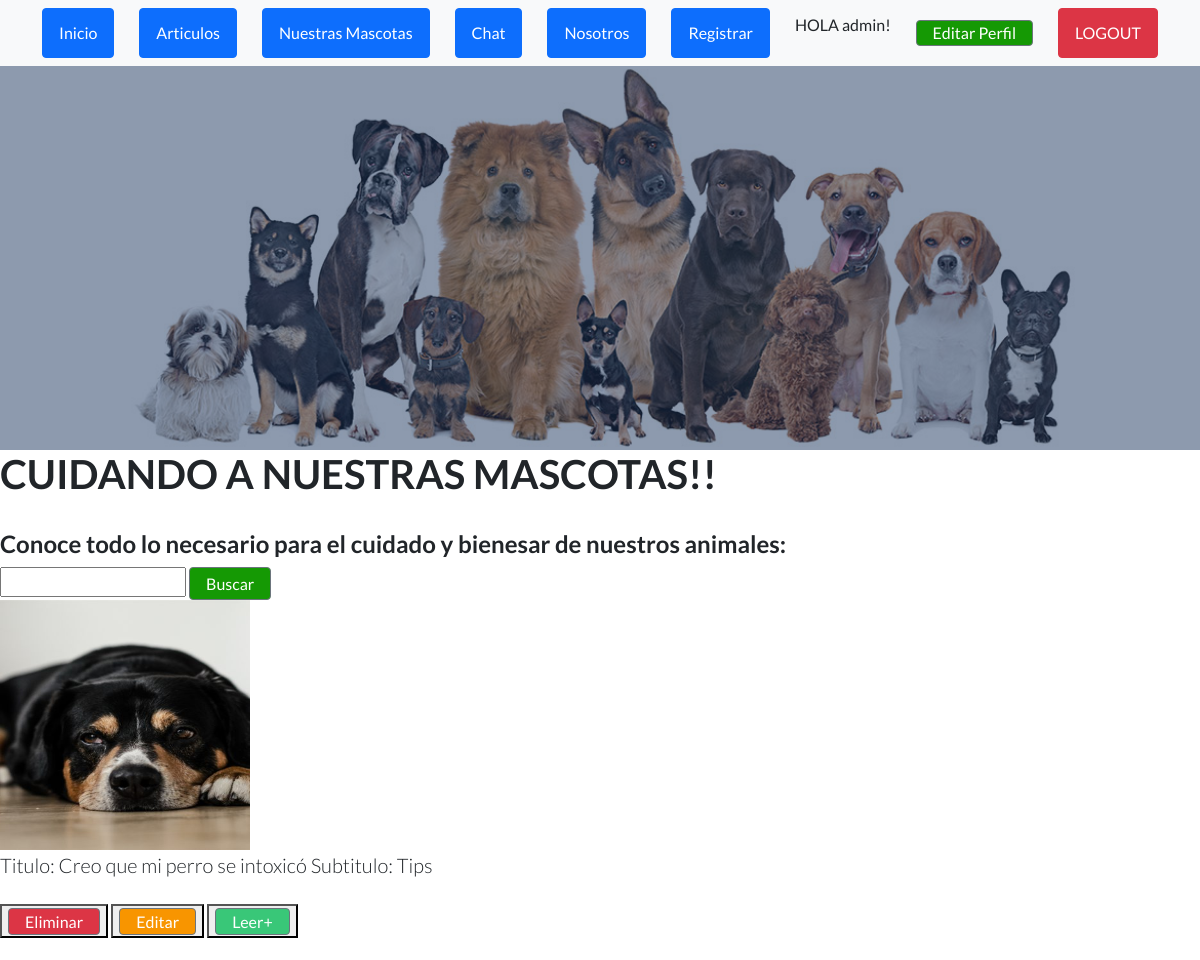
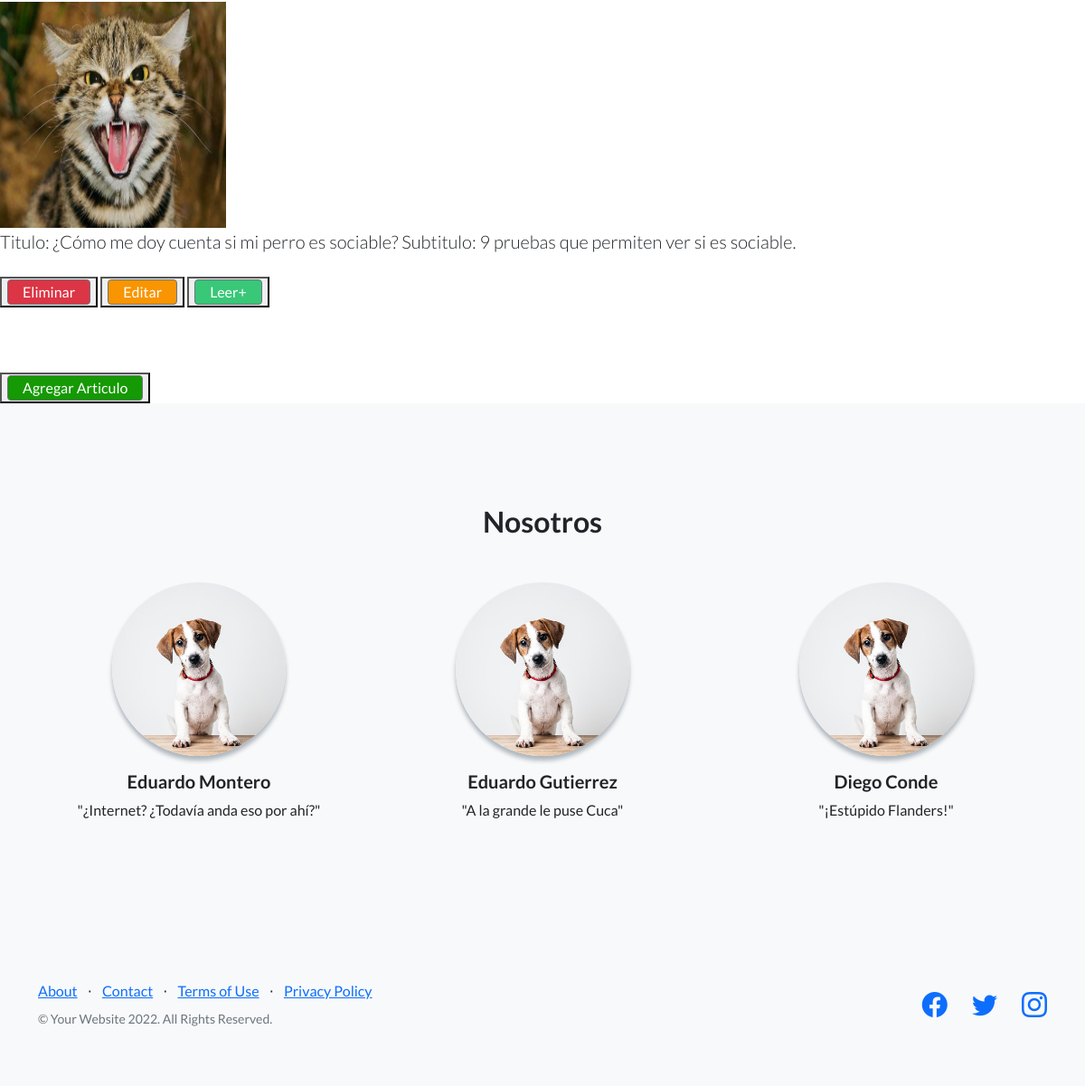
Page /articulos/ (signed in) on the committed database (2 pictures, top to bottom).
### App/models.py (models this page shows)
class Articulo (models.Model):  #Clase para importar articulos de Veterinaria
    titulo = models.CharField(max_length=50)
    subtitulo = models.CharField(max_length=50)
    cuerpo = RichTextField(blank=True, null=True)
    autor = models.CharField(max_length=40)
    fecha = models.DateTimeField()
    editado = models.CharField(max_length=10)
    imagen = models.ImageField(upload_to = "articulos", null=True, blank=True)
    def __str__(self) -> str:
        return 'Titulo: '+ self.titulo + ' Subtitulo: ' + str(self.subtitulo)

### App/views.py (the view)
# urls.py: path('articulos/', articulos, name='articulos'),
@login_required
def articulos(request):
    articulos= Articulo.objects.all().order_by('id').reverse()
    contexto={"articulos":articulos}
    return render(request, "App/articulos.html",contexto)

### App/templates/App/articulos.html (shortened to what this page needs)
{% extends "App/padre.html" %}
{% load static %}
{% block cambia %}
<h1>CUIDANDO A NUESTRAS MASCOTAS!!</h1>
<br>
<h4>Conoce todo lo necesario para el cuidado y bienesar de nuestros animales:</h4>
        <form action = "{% url 'buscararticulo' %}" method="GET">
            <input type="text" name = 'titulo'  id = 'titulo' >
            <input class="btn btn-crud-buscar" type = 'submit', value='Buscar'>
        </form>
    {% for articulo in articulos %}
    <img src="/{{ articulo.imagen }}" width="250"
    height="250">
    <br>
    <p class="lead mb-0">{{ articulo }}</p>
    <br>
    {% if request.user.is_superuser %}
    <button>
        <a class="btn btn-crud-eliminar" href="{% url 'eliminararticulo' articulo.id %}"> Eliminar</a>
    </button>
    <button>
        <a class="btn btn-crud-editar" href="{% url 'editararticulo' articulo.id %}"> Editar</a>
    </button>
    {% endif %}
    <button>
        <a class="btn btn-crud-leer" href="{% url 'leerarticulo' articulo.id %}"> Leer+</a>
    </button>
    <br>
    <br>
{% endfor %}
<br><br>
<button>
    <a class="btn btn-crud-agregar" href='/articuloFormulario/'> Agregar Articulo</a>
</button>
{% endblock %}

### App/templates/App/padre.html (shortened to what this page needs)
<!DOCTYPE html>
<html lang="en">
    <head>
        {% load static %}
        <link href="https://cdn.jsdelivr.net/npm/bootstrap-icons@1.5.0/font/bootstrap-icons.css" rel="stylesheet" type="text/css" />
        <link href="{% static 'App/css/styles.css'%}" rel="stylesheet" />
    </head>
    <body>
        <nav class="navbar navbar-light bg-light static-top">
            <div class="container">
                <a class="btn btn-primary" href="{% url 'Inicio' %}">Inicio</a>
                <a class="btn btn-primary" href="{% url 'articulos' %}">Articulos</a>
                <a class="btn btn-primary" href="{% url 'nuestrasmascotas' %}">Nuestras Mascotas</a>
                <a class="btn btn-primary" href="{% url 'Inicio' %}">Chat</a>
                <a class="btn btn-primary" href="{% url 'Nosotros' %}">Nosotros</a>
                <a class="btn btn-primary" href="{% url 'register' %}">Registrar</a>
                {% if not request.user.is_authenticated %}
                <a class="btn btn-danger" href="{% url 'login' %}">LOGIN</a>
                {% else %}
                <p> HOLA {{ request.user.username }}!</p>
                <a class="btn btn-crud-editar_perfil" href="{% url 'editarperfil' %}">Editar Perfil</a>
                <a class="btn btn-danger" href="{% url 'logout' %}">LOGOUT</a>
                {% endif %}
            </div>
        </nav>
        <header class="masthead">
        </header>
        {% block cambia %}
        {% endblock %}
        <section class="testimonials text-center bg-light">
            <div class="container">
                <h2 class="mb-5">Nosotros</h2>
                <div class="row">
                    <div class="col-lg-4">
                        <div class="testimonial-item mx-auto mb-5 mb-lg-0">
                            <img class="img-fluid rounded-circle mb-3" src="/mascotas/perro_uRommvI.jpg" alt="..." />
                            <h5>Eduardo Montero</h5>
                            <p class="font-weight-light mb-0">"¿Internet? ¿Todavía anda eso por ahí?"</p>
                        </div>
                    </div>
                    <div class="col-lg-4">
                        <div class="testimonial-item mx-auto mb-5 mb-lg-0">
                            <img class="img-fluid rounded-circle mb-3" src="/mascotas/perro_uRommvI.jpg" alt="..." />
                            <h5>Eduardo Gutierrez</h5>
                            <p class="font-weight-light mb-0">"A la grande le puse Cuca"</p>
                        </div>
                    </div>
                    <div class="col-lg-4">
                        <div class="testimonial-item mx-auto mb-5 mb-lg-0">
                            <img class="img-fluid rounded-circle mb-3" src="/mascotas/perro_uRommvI.jpg" alt="..." />
                            <h5>Diego Conde</h5>
                            <p class="font-weight-light mb-0">"¡Estúpido Flanders!"</p>
                        </div>
                    </div>
                </div>
            </div>
        </section>
        <footer class="footer bg-light">
            <div class="container">
                <div class="row">
                    <div class="col-lg-6 h-100 text-center text-lg-start my-auto">
                        <ul class="list-inline mb-2">
                            <li class="list-inline-item"><a href="#!">About</a></li>
                            <li class="list-inline-item">⋅</li>
                            <li class="list-inline-item"><a href="#!">Contact</a></li>
                            <li class="list-inline-item">⋅</li>
                            <li class="list-inline-item"><a href="#!">Terms of Use</a></li>
                            <li class="list-inline-item">⋅</li>
                            <li class="list-inline-item"><a href="#!">Privacy Policy</a></li>
                        </ul>
                        <p class="text-muted small mb-4 mb-lg-0">&copy; Your Website 2022. All Rights Reserved.</p>
                    </div>
                    <div class="col-lg-6 h-100 text-center text-lg-end my-auto">
                        <ul class="list-inline mb-0">
                            <li class="list-inline-item me-4">
                                <a href="#!"><i class="bi-facebook fs-3"></i></a>
                            </li>
                            <li class="list-inline-item me-4">
                                <a href="#!"><i class="bi-twitter fs-3"></i></a>
                            </li>
                            <li class="list-inline-item">
                                <a href="#!"><i class="bi-instagram fs-3"></i></a>
                            </li>
                        </ul>
                    </div>
                </div>
            </div>
        </footer>
    </body>
</html>

### rows in the picture
Articulo: imagen (picture), titulo+subtitulo "Titulo: Creo que mi perro se intoxicó Subtitulo: Tips"
Articulo: imagen (picture), titulo+subtitulo "Titulo: ¿Cómo me doy cuenta si mi perro es sociable? Subtitulo: 9 pruebas que permiten ver si es sociable."

### other values in the picture
{{ request.user.username }} "admin"
